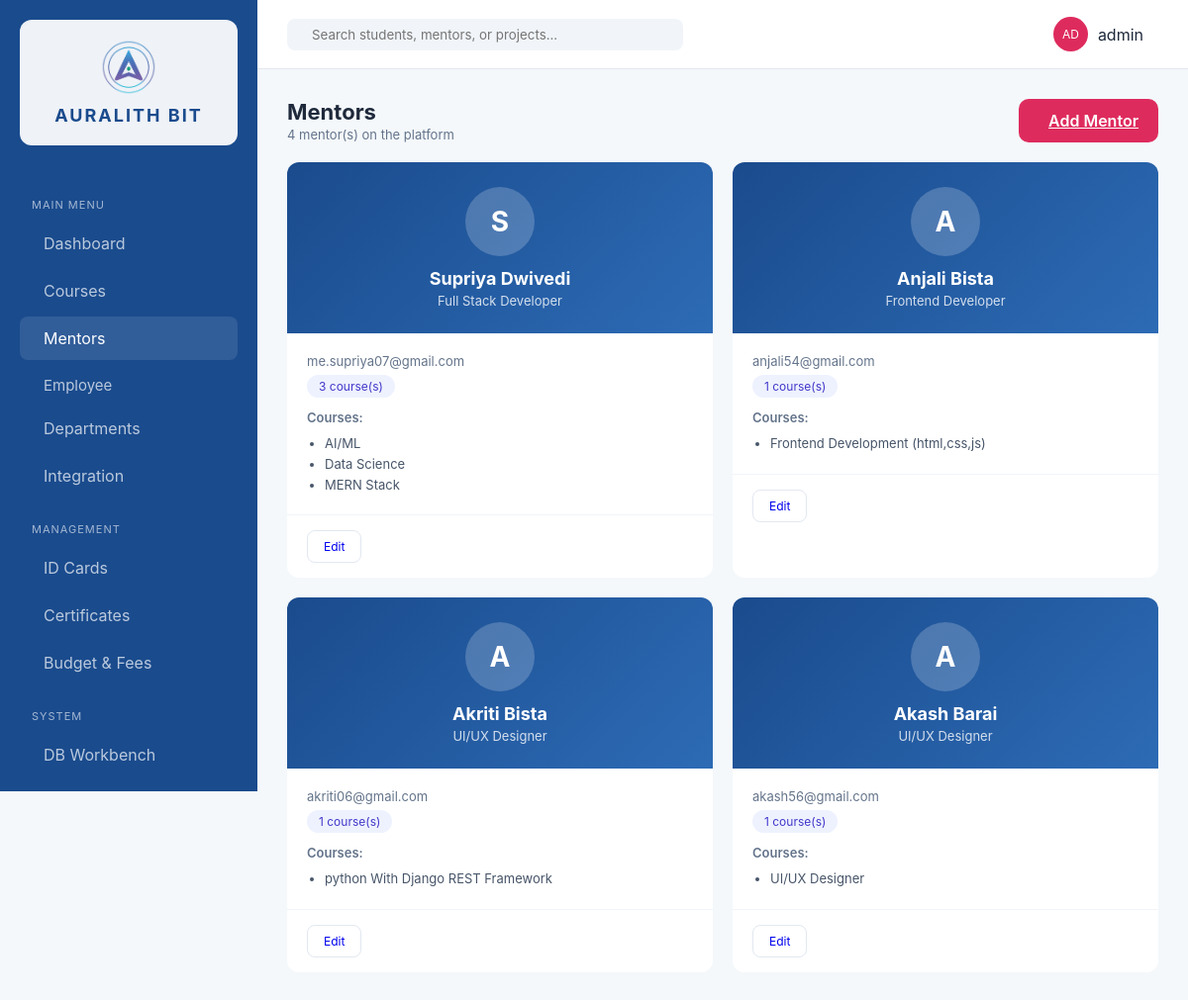
Screenshot of /mentors/ (signed in) with the database file from the repository.
### erp_app/models.py (models this page shows, shortened)
class Mentor(models.Model):
    name = models.CharField(max_length=200)
    email = models.EmailField(unique=True)
    specialization = models.CharField(max_length=200)
    bio = models.TextField(blank=True)
    department = models.ForeignKey('Department', on_delete=models.SET_NULL, null=True, blank=True)
    joined_date = models.DateField(null=True, blank=True)
    class Meta:
        ordering = ['name']

class Course(models.Model):
    STATUS_CHOICES = [
        ('live', 'Live'),
        ('upcoming', 'Upcoming'),
        ('enrollment', 'Enrollment'),
        ('completed', 'Completed'),
    ]
    CATEGORY_CHOICES = [
        ('development', 'Development'),
        ('design', 'UI/UX'),
        ('qa', 'Digital Marketing'),
        ('marketing', 'Graphic Designing'),
    ]
    name = models.CharField(max_length=200)
    mentor = models.ForeignKey(Mentor, on_delete=models.SET_NULL, null=True, blank=True)
    category = models.CharField(max_length=50, choices=CATEGORY_CHOICES, default='development')
    duration_weeks = models.PositiveIntegerField(default=8)
    status = models.CharField(max_length=20, choices=STATUS_CHOICES, default='enrollment')
    description = models.TextField(blank=True)
    syllabus = models.FileField(upload_to='syllabi/', null=True, blank=True)
    students_count = models.PositiveIntegerField(default=0)
    completion_percent = models.PositiveIntegerField(default=0)
    created_at = models.DateTimeField(auto_now_add=True)
    class Meta:
        ordering = ['-created_at']

### erp_app/views.py (the view)
# urls.py: path('mentors/', views.mentors, name='mentors'),
@login_required
def mentors(request):
    mentor_list = Mentor.objects.annotate(course_count=Count('course')).prefetch_related('course_set').all()
    context = {
        'mentors': mentor_list,
        'is_admin': has_role(request.user, SUPER_ADMIN, TEACHING_STAFF),
    }
    return render(request, 'erp_app/mentors.html', context)

### erp_app/roles.py (called while the page is built)
def get_user_roles(user):
    if not user.is_authenticated:
        return []
    roles = set()
    if user.is_superuser:
        roles.add(SUPER_ADMIN)
    for group in user.groups.all():
        roles.add(group.name)
    if hasattr(user, 'student_profile') and user.student_profile:
        roles.add(STUDENT)
    return list(roles)

def has_role(user, *roles):
    user_roles = get_user_roles(user)
    return any(r in user_roles for r in roles)

### erp_app/templates/erp_app/mentors.html (shortened to what this page needs)
{% extends 'erp_app/base.html' %}
{% block content %}
<header class="top-nav" style="position:static;padding:0 0 20px 0;border-bottom:none;height:auto;background:transparent;">
    <div class="header-info">
        <h1>Mentors</h1>
        <p>{{ mentors|length }} mentor(s) on the platform</p>
    </div>
    {% if is_admin %}
    <a href="{% url 'admin:erp_app_mentor_add' %}" class="btn-primary"> Add Mentor</a>
    {% endif %}
</header>
<div style="display:grid;grid-template-columns:repeat(auto-fill,minmax(340px,1fr));gap:20px;">
    {% for mentor in mentors %}
    <div class="data-card" style="padding:0;overflow:hidden;">
        <div style="background:linear-gradient(135deg,var(--auralith-blue),#2d6bb5);color:white;padding:25px;text-align:center;">
            <div style="width:70px;height:70px;border-radius:50%;background:rgba(255,255,255,0.2);margin:0 auto 12px;display:flex;align-items:center;justify-content:center;font-size:28px;font-weight:700;">
                {% with name=mentor.name %}{{ name|make_list|first }}{% endwith %}
            </div>
            <h3 style="margin:0;color:white;font-size:18px;">{{ mentor.name }}</h3>
            <p style="opacity:0.8;font-size:13px;margin:4px 0 0;">{{ mentor.specialization }}</p>
        </div>
        <div style="padding:20px;">
            <p style="font-size:13px;color:#64748B;margin-bottom:6px;"> {{ mentor.email }}</p>
            <div style="display:flex;gap:10px;align-items:center;flex-wrap:wrap;">
                <span style="background:#EEF2FF;color:#4338CA;padding:4px 12px;border-radius:20px;font-size:12px;"> {{ mentor.course_count }} course(s)</span>
            </div>
            {% if mentor.course_set.exists %}
            <div style="margin-top:12px;">
                <p style="font-size:13px;color:#64748B;margin-bottom:8px;font-weight:600;">Courses:</p>
                <ul style="margin:0;padding-left:18px;color:#475569;font-size:13px;line-height:1.6;">
                    {% for course in mentor.course_set.all %}
                    <li>{{ course.name }}</li>
                    {% endfor %}
                </ul>
            </div>
            {% endif %}
        </div>
        <div style="padding:15px 20px;border-top:1px solid #F1F5F9;display:flex;gap:8px;">
            {% if is_admin %}
            <a href="{% url 'admin:erp_app_mentor_change' mentor.id %}" class="btn-outline" style="text-decoration:none;font-size:12px;padding:8px 16px;display:inline-block;">Edit</a>
            {% endif %}
        </div>
    </div>
    {% empty %}
    <p style="color:#94a3b8;">No mentors found. <a href="{% url 'admin:erp_app_mentor_add' %}">Add one</a>.</p>
    {% endfor %}
</div>
{% endblock %}

### erp_app/templates/erp_app/base.html (shortened to what this page needs)
<!DOCTYPE html>
{% load static %}
<html lang="en">
<head>
    <link rel="stylesheet" href="{% static 'erp_app/css/style.css' %}">
</head>
<body>
    <div class="app-container">
        <aside class="sidebar">
            <div class="brand">
                <img src="{% static 'erp_app/images/AURALITH_logo.png' %}" alt="Auralith Bit Logo" class="sidebar-logo" width="56" height="56">
                <h2>AURALITH BIT</h2>
            </div>
            <nav>
                <p class="nav-label">Main Menu</p>
                <a href="{% url 'dashboard' %}" {% if request.resolver_match.url_name == 'dashboard' %}class="active"{% endif %}> Dashboard</a>
                {% if is_any_staff or is_student or is_intern %}
                <a href="{% url 'courses' %}" {% if request.resolver_match.url_name == 'courses' %}class="active"{% endif %}> Courses</a>
                {% endif %}
                {% if is_teaching_staff or is_super_admin or is_intern or is_student %}
                <a href="{% url 'mentors' %}" {% if request.resolver_match.url_name == 'mentors' %}class="active"{% endif %}> Mentors</a>
                {% endif %}
                {% if is_any_staff or is_intern %}
                <div class="dropdown">
                    <button class="dropdown-btn">
                        <span> Employee</span>
                    </button>
                </div>
                {% endif %}
                {% if is_normal_staff or is_super_admin or is_teaching_staff %}
                <a href="{% url 'departments' %}" {% if request.resolver_match.url_name == 'departments' %}class="active"{% endif %}> Departments</a>
                {% endif %}
                {% if is_any_staff %}
                <a href="{% url 'integration' %}" {% if request.resolver_match.url_name == 'integration' %}class="active"{% endif %}> Integration</a>
                {% endif %}
                <p class="nav-label">Management</p>
                {% if is_normal_staff or is_super_admin or is_teaching_staff %}
                <a href="{% url 'id_generation' %}" {% if request.resolver_match.url_name == 'id_generation' %}class="active"{% endif %}> ID Cards</a>
                {% endif %}
                {% if is_any_staff or is_student or is_intern %}
                <a href="{% url 'certificates' %}" > Certificates</a>
                {% endif %}
                {% if is_normal_staff or is_super_admin or is_teaching_staff %}
                <a href="{% url 'budget_fees' %}" {% if request.resolver_match.url_name == 'budget_fees' %}class="active"{% endif %}> Budget & Fees</a>
                {% endif %}
                {% if is_super_admin %}
                <p class="nav-label">System</p>
                <a href="{% url 'workbench' %}" {% if request.resolver_match.url_name == 'workbench' %}class="active"{% endif %}> DB Workbench</a>
                {% endif %}
            </nav>
        </aside>
        <main class="workspace">
            <header class="top-nav">
                <form class="search-box" method="get" action="{% url 'search' %}" autocomplete="off">
                    <input type="text" name="q" id="globalSearch" placeholder="Search students, mentors, or projects..." value="{{ request.GET.q|default_if_none:'' }}" autocomplete="off">
                </form>
                <div class="user-profile" style="position:relative;display:flex;align-items:center;gap:10px;">
                    <div class="avatar">{{ user_initials }}</div>
                    <span>{{ request.user.get_full_name|default:request.user.username }}</span>
                </div>
            </header>
            <div class="content">
                {% block content %}{% endblock %}
            </div>
        </main>
    </div>
</body>
</html>

### erp_app/static/erp_app/css/style.css (style rules this page uses)
:root { --auralith-blue: #1A4B8D; --auralith-light: #F4F8FB; --accent: #DE2B5D; --text-dark: #1E293B; --text-muted: #64748B; --sidebar-w: 260px; --bg: #F4F8FB; --surface: #FFFFFF; --surface-alt: #FFFFFF; --panel-border: #E2E8F0; --topnav-bg: #FFFFFF; --search-bg: #F1F5F9; }
* { margin: 0; padding: 0; box-sizing: border-box; font-family: 'Inter', sans-serif; }
body { background: var(--bg); color: var(--text-dark); }
.app-container { display: flex; min-height: 100vh; }
.sidebar { width: var(--sidebar-w); background: var(--auralith-blue); color: white; padding: 20px; position: fixed; height: 100vh; overflow-y: auto; left: 0; top: 0; display: flex; flex-direction: column; }
nav { flex: 1; }
.nav-label { font-size: 11px; text-transform: uppercase; opacity: 0.5; margin: 20px 0 10px; }
nav a { display: flex; align-items: center; gap: 12px; color: rgba(255,255,255,0.7); text-decoration: none; padding: 12px; border-radius: 8px; margin-bottom: 4px; transition: 0.3s; }
nav a:hover, nav a.active { background: rgba(255,255,255,0.1); color: white; }
.workspace { flex: 1; display: flex; flex-direction: column; margin-left: var(--sidebar-w); }
.top-nav { height: 70px; background: var(--topnav-bg); display: flex; justify-content: space-between; align-items: center; padding: 0 30px; border-bottom: 1px solid var(--panel-border); }
.search-box { display: flex; align-items: center; background: var(--search-bg); padding: 8px 15px; border-radius: 8px; width: 400px; }
.search-box input { border: none; background: transparent; outline: none; margin-left: 10px; width: 100%; }
.user-profile { display: flex; align-items: center; gap: 15px; }
.avatar { background: var(--accent); color: white; width: 35px; height: 35px; border-radius: 50%; display: flex; align-items: center; justify-content: center; font-size: 12px; }
.content { padding: 30px; animation: contentFadeIn 0.25s ease-out; }
.data-card { background: var(--surface); border-radius: 12px; padding: 20px; animation: cardFadeIn 0.35s ease-out both; }
.btn-outline { background: transparent; border: 1px solid #e2e8f0; padding: 10px; border-radius: 8px; cursor: pointer; font-size: 13px; transition: 0.3s; }
.btn-primary { background: var(--accent); color: white; border: none; padding: 12px 20px; border-radius: 10px; cursor: pointer; display: flex; align-items: center; gap: 10px; font-weight: 600; }
.nav-label { font-size: 11px; text-transform: uppercase; opacity: 0.6; margin: 25px 0 10px 12px; letter-spacing: 1px; }
.dropdown { width: 100%; }
.dropdown-btn { width: 100%; display: flex; align-items: center; justify-content: space-between; background: transparent; border: none; color: rgba(255,255,255,0.7); padding: 12px; border-radius: 8px; cursor: pointer; font-size: 15px; transition: 0.3s; }
.dropdown-btn span { display: flex; align-items: center; gap: 12px; }
.brand { display: flex; flex-direction: column; align-items: center; justify-content: center; gap: 10px; margin: 0 0 28px; padding: 20px 28px; background: rgba(255,255,255,0.93); border-radius: 12px; text-align: center; }
.sidebar-logo { width: 56px; height: auto; object-fit: contain; border-radius: 8px; }
.brand h2 { font-size: 18px; color: var(--auralith-blue); letter-spacing: 2px; white-space: nowrap; }
.header-info h1 { font-size: 22px; margin: 0; }
.header-info p { font-size: 13px; color: #64748B; margin: 2px 0 0; }
.data-card h3 { font-size: 16px; margin-bottom: 15px; }

### rows the page displays
Mentor: name|make_list "S", name "Supriya Dwivedi", specialization "Full Stack Developer", email "me.supriya07@gmail.com", course_count "3"
Course: name "AI/ML"
Course: name "Data Science"
Course: name "MERN Stack"
Mentor: name|make_list "A", name "Anjali Bista", specialization "Frontend Developer", email "anjali54@gmail.com", course_count "1"
Course: name "Frontend Development (html,css,js)"
Mentor: name|make_list "A", name "Akriti Bista", specialization "UI/UX Designer", email "akriti06@gmail.com", course_count "1"
Course: name "python With Django REST Framework"
Mentor: name|make_list "A", name "Akash Barai", specialization "UI/UX Designer", email "akash56@gmail.com", course_count "1"
Course: name "UI/UX Designer"

### other values shown
{{ user_initials }} "AD"
{{ request.user.get_full_name|default:request.user.username }} "admin"
{{ mentors|length }} "4"
